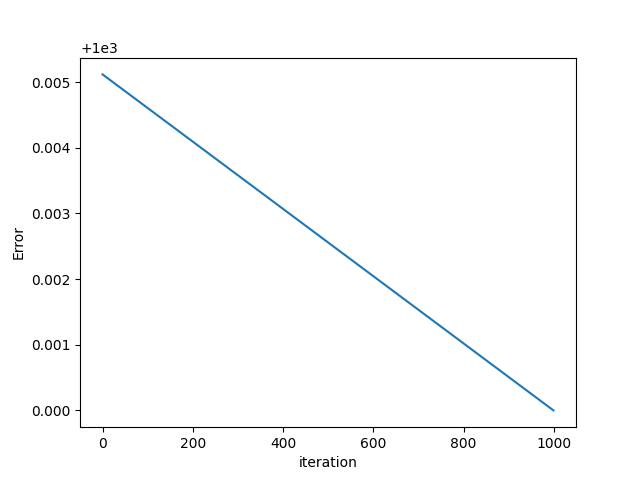

Reproduce this figure in Python.
import pandas
import numpy
import matplotlib.pyplot as plt
from math import sqrt

def expected_value(features_matrix, final_mat):
	exp_value = numpy.matmul(features_matrix, final_mat)
	return exp_value

def feature_derivative(errors, feature):
	derivative = numpy.sum(errors*feature)
	return derivative


def batchGDA(features_matrix, output, alpha, epsilon, max_iter):
	converge = False
	weights = numpy.ones(len(features_matrix[0]))
	weights[0], weights[1], weights[3] = 57500, 12900, 15700
	m = features_matrix.shape[0]
	itr = 0

	J = ((expected_value(features_matrix, weights) - output)**2).sum()
	arr = []
	while not converge:
		prediction = expected_value(features_matrix, weights)
		errors = prediction - output

		grad = numpy.zeros(len(weights))

		for i in range(len(weights)):
			derivative = feature_derivative(errors, features_matrix[:, i])
			grad[i] = (1.0/m)*derivative

		temp = numpy.zeros(len(weights))

		for i in range(len(weights)):
			temp[i] = weights[i] - alpha*grad[i]

		for i in range(len(weights)):
			weights[i] = temp[i]

		e = ((expected_value(features_matrix, weights) - output)**2).sum()
		arr.append(e)
		if abs(J-e) <= epsilon:
			print("Converged, iteration :", itr)
			converge = True

		J = e
		itr += 1
		#print(J)

		if itr == max_iter:
			print("Max limit exceeded !")
			converge = True
	vec = numpy.array(arr)
	return(weights, vec)

def get_np_data(data_frame, features, output):
	data_frame['constant'] = 1 #adding a constant column
	features = ['constant'] + features #adding constant feature
	#selecting the columns related to features
	df_features = data_frame[features]
	#converting it to numpy matrix
	features_matrix = df_features.to_numpy()
	#now the output
	out = data_frame[output]
	out_arr = out.to_numpy()
	return (features_matrix, out_arr)

def scaling(features_matrix):
	m = features_matrix.shape[0]
	for i in range(len(features_matrix[0])) :
		if i == 0:
			continue
		feature = features_matrix[:, i]
		avg = feature.mean()
		vari = sqrt((1/m)*((feature - avg)**2).sum())
		features_matrix[:, i] = (feature - avg)/vari

	return features_matrix

df = pandas.read_csv("Housing_Price_Data.csv")
train, test = df[:round(len(df)*0.7)], df[round(len(df)*0.7):]

#modeling data
features_matrix, output = get_np_data(train, ['lotsize', 'bedrooms', 'bathrms'], 'price')
alpha = 7e-8
epsilon = 0.11
max_iter = 2e6

# features scaling
print("After Scaling")
features_matrix = scaling(features_matrix)

# predictor
weights, vec = batchGDA(features_matrix, output, alpha, epsilon, max_iter)
print("weights :", weights)

#prediction on testing data
test_features, test_output = get_np_data(test, ['lotsize', 'bedrooms', 'bathrms'], 'price')
test_features = scaling(test_features) #scaling
exp_output = expected_value(test_features, weights)
rss = ((test_output - exp_output)**2).sum()
print("RSS error(inverse of accuracy) :", round(rss))

#plotting
plt.plot(range(1000), (vec[len(vec)-1000:]/vec[len(vec)-1])*1000, '-')
plt.xlabel('iteration')
plt.ylabel('Error')
plt.show()
